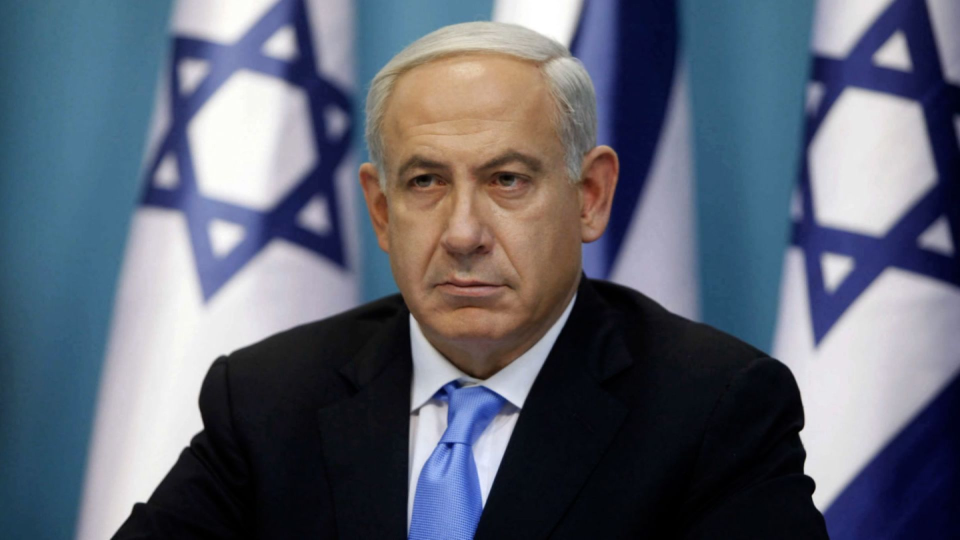
#> input picture bot/jarvis/assets/nowplaying.jpg, 1920 x 1080 px (shown at 1/2 size); its folder holds only this picture in this run
$ python -i card.py   (imports and definitions only)
#> lines starting #> are read from the running program, lines starting #| are printed output that depends on the picture
"""Render the now-playing card as an image with a background picture.

Rendering is split in two layers so refreshes stay cheap:

* the *base* (blurred cover + gradient + foreground picture + accent stripe)
  depends only on the background file and is cached per path;
* the *overlay* (title, meta tiles, progress bar) is drawn on a copy of the
  base on every render.

Everything in here is synchronous PIL; call sites use ``build_card_file_async``
/ ``refresh_now_playing`` which push the work to a worker thread so the event
loop never blocks on image encoding.
"""
from __future__ import annotations

import asyncio
import io
import logging
import os
from collections import OrderedDict
from pathlib import Path
from typing import TYPE_CHECKING, Any, Literal

import discord
from PIL import Image, ImageDraw, ImageFilter, ImageFont

if TYPE_CHECKING:
    from ..player import GuildPlayer

log = logging.getLogger(__name__)

SCALE = 1.5  # render at 1.5x for sharpness; Discord scales down to ~900px


def _s(n: float) -> int:
    return int(n * SCALE)


CARD_W, CARD_H = _s(900), _s(500)
PAD = _s(28)
ATTACHMENT_NAME = "nowplaying.jpg"
JPEG_QUALITY = 88
BASE_CACHE_SIZE = 6

ORANGE = (255, 153, 51)
TITLE_SIZES = (56, 48, 40)

_DATA_DIR = Path(os.environ.get("DATA_DIR", "/app/data"))
BG_DEFAULT = Path(__file__).resolve().parent.parent / "assets" / "nowplaying.jpg"
BG_POOL_DIR = _DATA_DIR / "backgrounds"
BG_EXT = {".jpg", ".jpeg", ".png", ".webp"}

_FONT_CANDIDATES_REGULAR = (
    "/usr/share/fonts/truetype/dejavu/DejaVuSans.ttf",
    "/System/Library/Fonts/Supplemental/Arial Unicode.ttf",
    "/System/Library/Fonts/Helvetica.ttc",
)
_FONT_CANDIDATES_BOLD = (
    "/usr/share/fonts/truetype/dejavu/DejaVuSans-Bold.ttf",
    "/System/Library/Fonts/Supplemental/Arial Bold.ttf",
)

_font_cache: dict[tuple[int, bool], Any] = {}


# [24 lines left out: functions _load_font, list_pool, not called in this run]


_shuffle_deck: list[Path] = []


# [11 lines left out: function pick_background, not called in this run]


def _fit_cover(img: Image.Image, w: int, h: int) -> Image.Image:
    src_ratio = img.width / img.height
    dst_ratio = w / h
    if src_ratio > dst_ratio:
        new_h, new_w = h, int(h * src_ratio)
    else:
        new_w, new_h = w, int(w / src_ratio)
    img = img.resize((new_w, new_h), Image.LANCZOS)
    left = (new_w - w) // 2
    top = (new_h - h) // 2
    return img.crop((left, top, left + w, top + h))


# [15 lines left out: functions _format_duration, _fit_to_width, not called in this run]


def _gradient_left_dark(width: int, height: int) -> Image.Image:
    grad = Image.new("L", (width, 1), 0)
    for x in range(width):
        alpha = max(0, int(220 - (x / width) * 120))
        grad.putpixel((x, 0), alpha)
    grad = grad.resize((width, height))
    black = Image.new("RGBA", (width, height), (0, 0, 0, 255))
    black.putalpha(grad)
    return black


# ── base layer (cached) ─────────────────────────────────────────────────

_base_cache: "OrderedDict[tuple[str, int, int], tuple[Image.Image, int]]" = OrderedDict()


def _compose_base(src_path: Path) -> tuple[Image.Image, int]:
    """Blurred cover + gradient + foreground picture + accent stripe.

    Returns (RGBA image, fg_x) where fg_x is the left edge of the foreground
    picture — text must stay left of it.
    """
#> called with src_path = '../assets/nowplaying.jpg'
    src = Image.open(src_path).convert("RGB")
#> src is the input picture: PIL image 1920x1080 RGB; mean R, G, B 94.1, 100.2, 114.6

    bg = _fit_cover(src, CARD_W, CARD_H).filter(ImageFilter.GaussianBlur(radius=22))
#> in _fit_cover, `return img.crop((left, top, left + w, top + h))`:
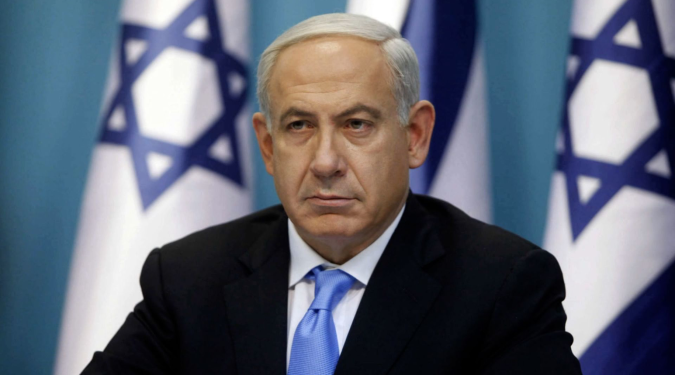
#> returned value: PIL image 1350x750 RGB (shown at 1/2 size); mean R, G, B 94.5, 100.5, 114.8
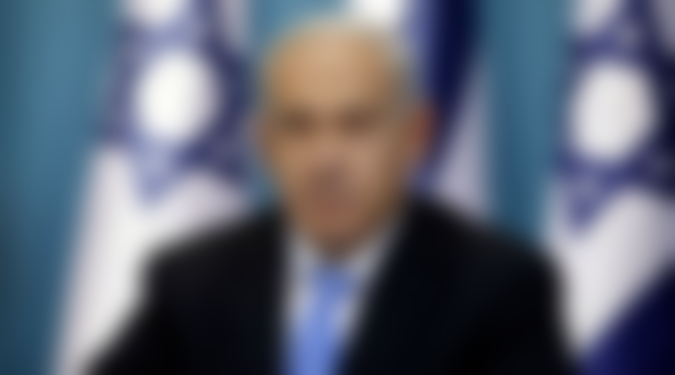
#> bg: PIL image 1350x750 RGB (shown at 1/2 size); mean R, G, B 94.4, 100.5, 114.8
    card = bg.convert("RGBA")
    card = Image.alpha_composite(card, _gradient_left_dark(CARD_W, CARD_H))
#> in _gradient_left_dark, `grad = grad.resize((width, height))`:
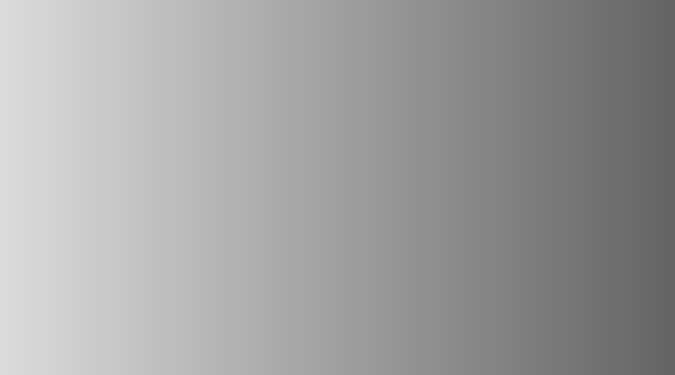
#> grad: PIL image 1350x750 L (shown at 1/2 size); min 100, max 220, mean 159.6
#> in _gradient_left_dark, `black.putalpha(grad)`:
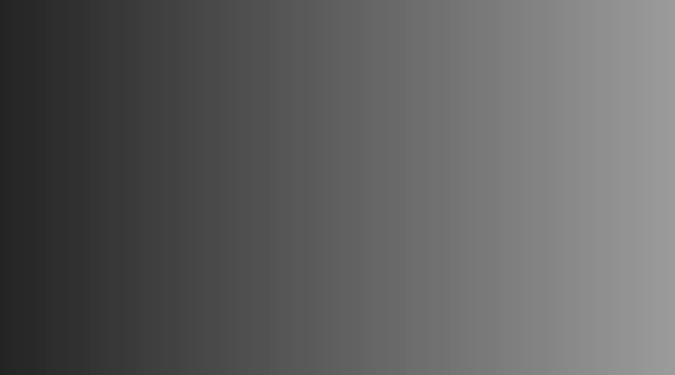
#> black: PIL image 1350x750 RGBA (shown at 1/2 size); mean R, G, B, A 0, 0, 0, 159.6; transparent parts drawn white
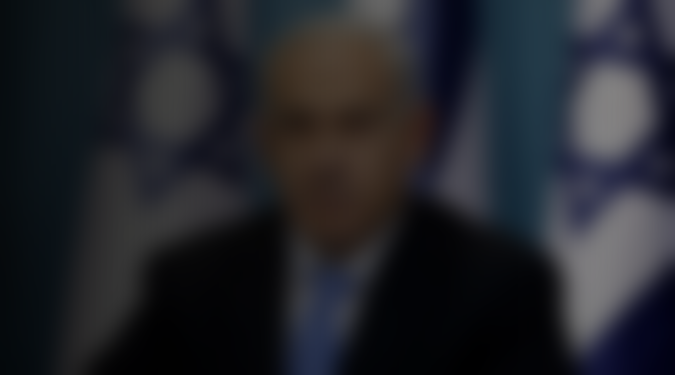
#> card: PIL image 1350x750 RGBA (shown at 1/2 size); mean R, G, B, A 34.8, 36.4, 41.9, 255

    contain_h = int(CARD_H * 0.9)
    contain_w = max(1, int(src.width * (contain_h / max(1, src.height))))
#> contain_w = 1200
    max_fg_w = CARD_W // 2 + _s(60)
    if contain_w > max_fg_w:
        contain_w = max_fg_w
        contain_h = max(1, int(src.height * (contain_w / max(1, src.width))))
#> contain_h = 430
    fg = src.resize((contain_w, contain_h), Image.LANCZOS)
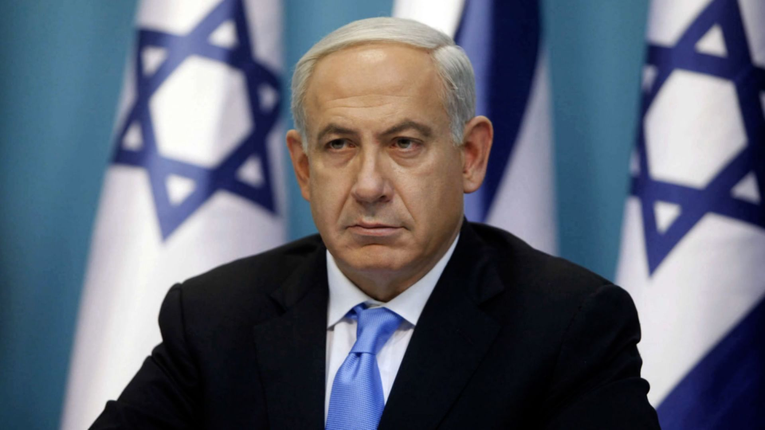
#> fg: PIL image 765x430 RGB; mean R, G, B 94.1, 100.2, 114.6
    fg_x = CARD_W - contain_w - _s(20)
    fg_y = (CARD_H - contain_h) // 2
#> fg_y = 160
    card.paste(fg, (fg_x, fg_y))
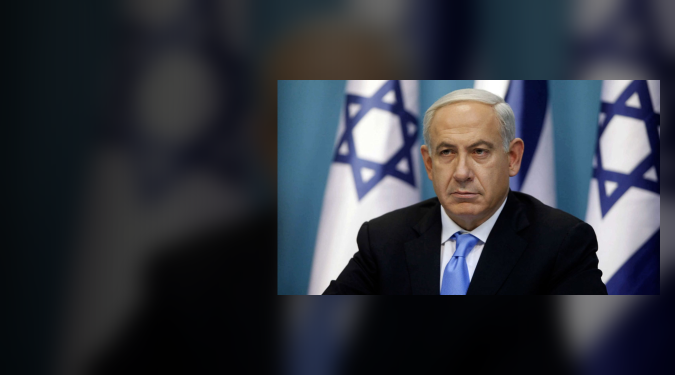
#> card: PIL image 1350x750 RGBA (shown at 1/2 size); mean R, G, B, A 48.9, 52.7, 61.4, 255

    ImageDraw.Draw(card).rectangle([0, 0, _s(6), CARD_H], fill=(*ORANGE, 255))
    return card, fg_x


# [26 lines left out: function _cached_base, not called in this run]


def clear_base_cache() -> None:
    _base_cache.clear()


# ── overlay ─────────────────────────────────────────────────────────────

# [147 lines left out: functions _draw_progress, render_card_bytes, _card_inputs, build_card_file, not called in this run]


# [42 lines not run here, left out]


# ── background media for the Components V2 layout ───────────────────────
#
# The layout card shows the pool picture as a media item instead of a rendered
# card. Landscape pictures go as they are. Portrait/square ones would be cropped
# by Discord's gallery, so they get a blurred cover behind and the full picture
# standing centred on top of it.

MEDIA_W, MEDIA_H = 1280, 720
MEDIA_FILENAME = "bg.jpg"
MEDIA_LANDSCAPE_RATIO = 1.3  # w/h at or above this → send the picture untouched
MEDIA_CACHE_SIZE = 12

_media_cache: "OrderedDict[tuple[str, int, int], bytes]" = OrderedDict()


# [59 lines left out: functions _media_key, compose_background_media, render_background_media, not called in this run]


# [4 lines not run here, left out]

>>> result = _compose_base('../assets/nowplaying.jpg')
